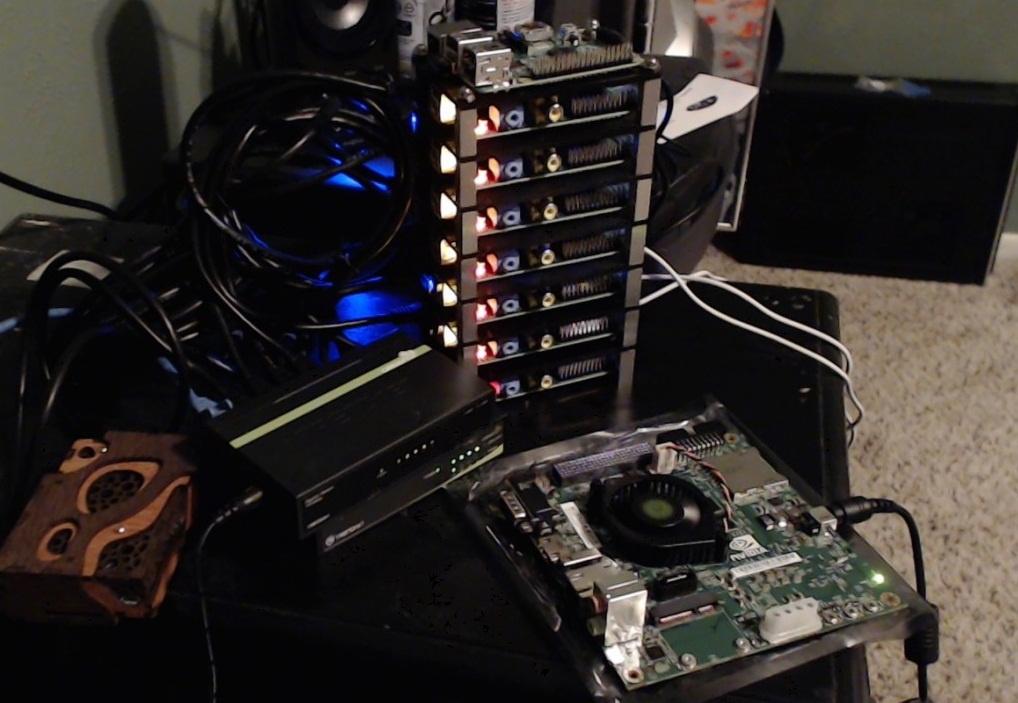
#> input picture img.jpg, 1018 x 703 px, given in place of the camera
$ python cv2edgetrial.py   (older library calls are emulated)
#> lines starting #> are read from the running program, lines starting #| are printed output that depends on the picture; after the words box and inside, x2 and y2 are one past the last pixel; in counts of white or black regions, pixels touching at a corner belong together
import cv2
import numpy as np

cap = cv2.VideoCapture(0)

while True:
    _, frame = cap.read()
#> frame is the input picture: shape (703, 1018, 3); mean B, G, R 40.7, 43.2, 48.1

    lap = cv2.Laplacian(frame, cv2.CV_64F)  #for laplacian image filtering
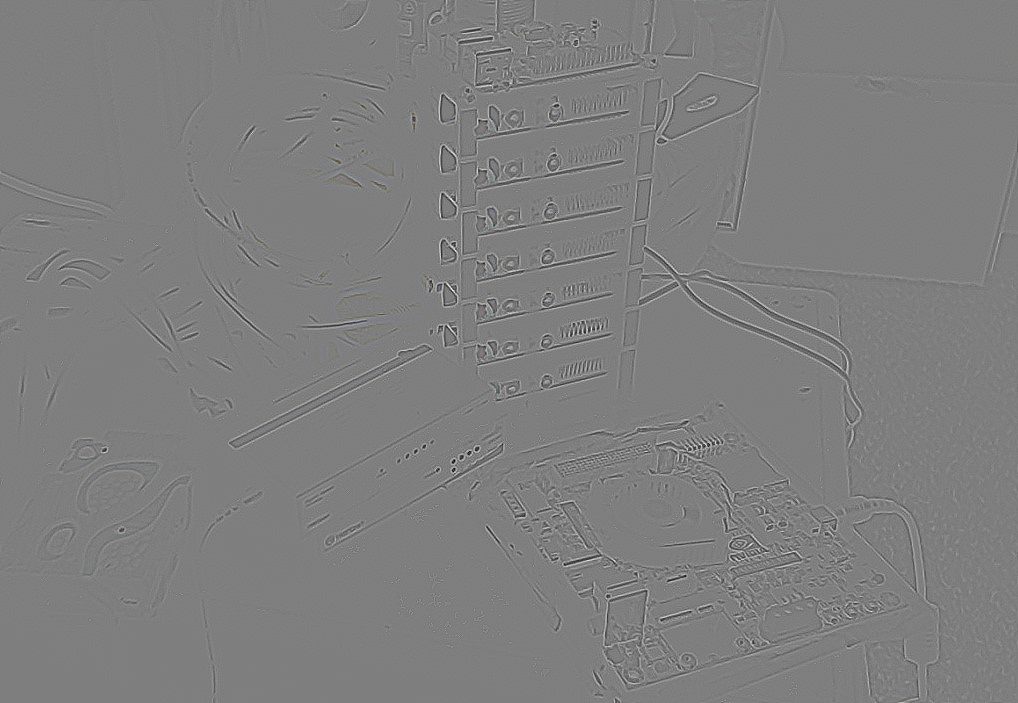
#> lap: shape (703, 1018, 3) float64; mean B, G, R 0, 0, 0; drawn with min black and max white
    sobx = cv2.Sobel(frame, cv2.CV_64F, 1, 0, ksize=5)  #for sobel-x direction image filtering
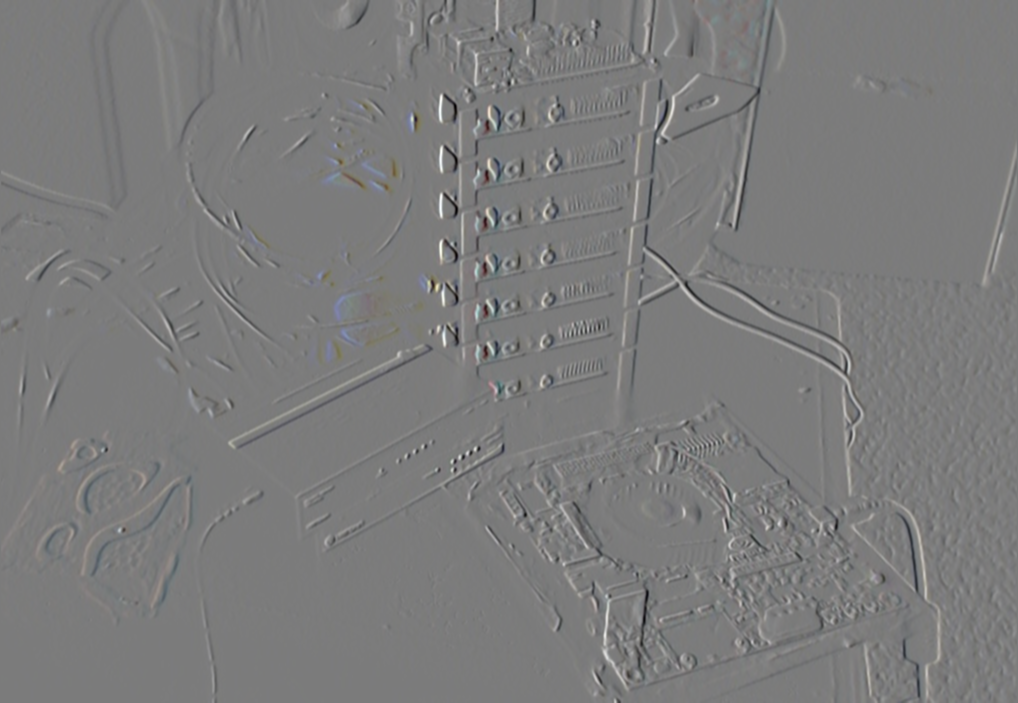
#> sobx: shape (703, 1018, 3) float64; mean B, G, R 7.8, 8.9, 10.3; drawn with min black and max white
    soby = cv2.Sobel(frame, cv2.CV_64F, 0, 1, ksize=5)  #for sobel-y direction image filtering
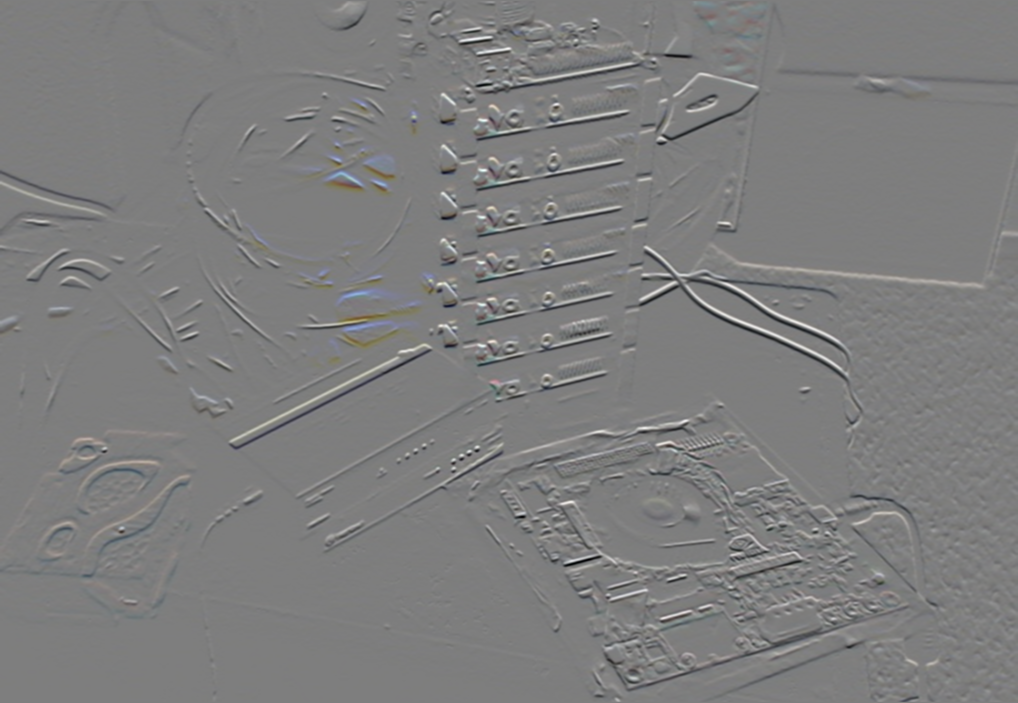
#> soby: shape (703, 1018, 3) float64; mean B, G, R -7.1, -8.4, -9; drawn with min black and max white
    edge = cv2.Canny(frame, 100, 200) #applies canny algorithm to achieve edge direction
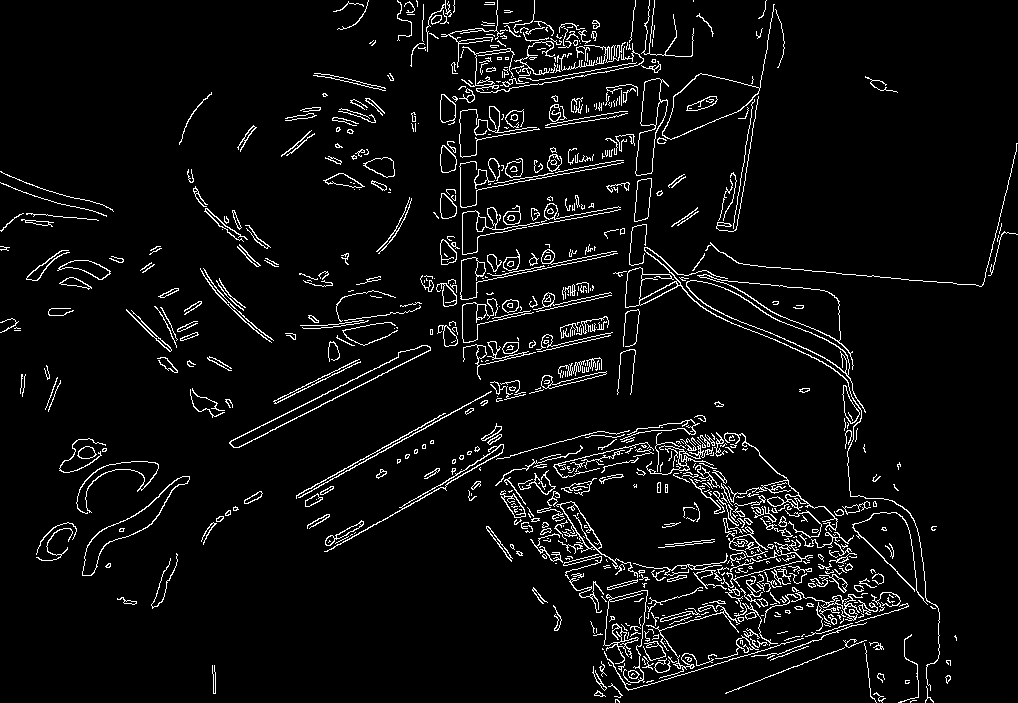
#> edge: shape (703, 1018); 5.3% white in thin lines or dots

    cv2.imshow('Default', frame)
    cv2.imshow('Laplacian', lap)
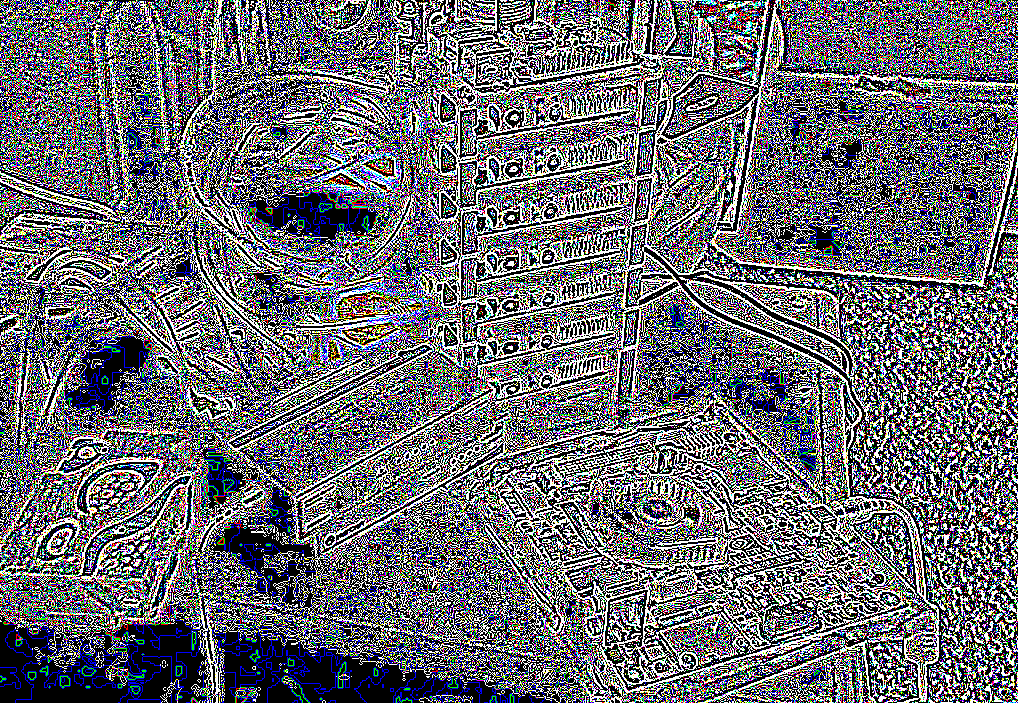
#> window 'Laplacian': shape (703, 1018, 3); mean B, G, R 111.6, 106, 105.9
    # cv2.imshow('Sobel X', sobx)
    # cv2.imshow('Sobel Y', soby)
    cv2.imshow('Edge', edge)

    if cv2.waitKey(1) & 0xFF==ord('q'):
#> (key q is pressed here)
        break

cv2.destroyAllWindows()
cap.release()

$ run again, on bookpage.jpg
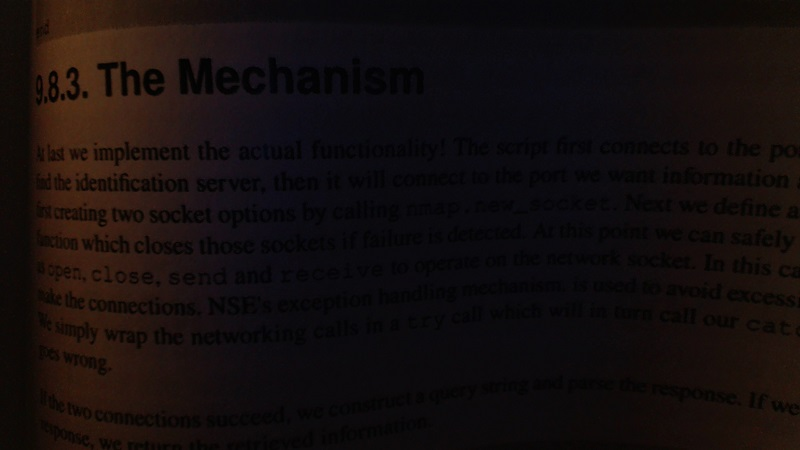
#> input picture bookpage.jpg, 800 x 450 px, given in place of the camera
#> frame is the input picture: shape (450, 800, 3); mean B, G, R 13.4, 13.6, 20.3
#> `edge = cv2.Canny(frame, 100, 200)`:
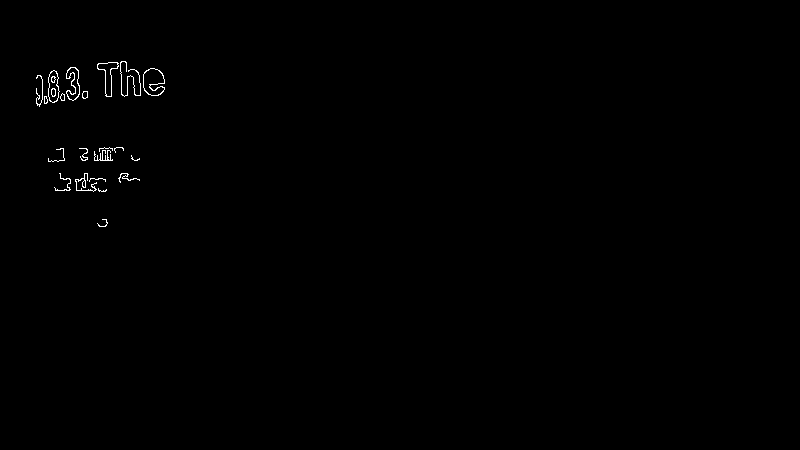
#> edge: shape (450, 800); 0.34% white in thin lines or dots, all inside (x1, y1, x2, y2) = (36, 61, 165, 227)
#> `cv2.imshow('Laplacian', lap)`:
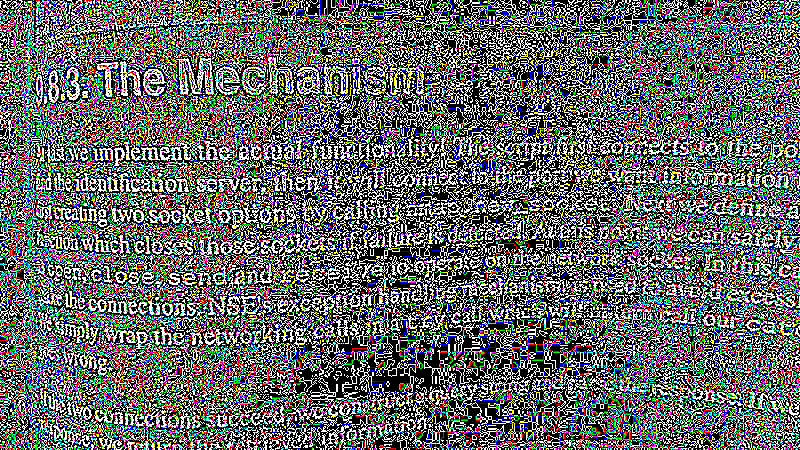
#> window 'Laplacian': shape (450, 800, 3); mean B, G, R 104.5, 102.9, 103.7
